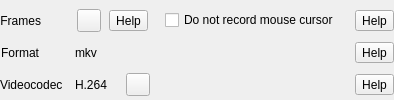
                 <widget class="QFrame" name="frame_video">
                  <property name="frameShape">
                   <enum>QFrame::Shape::NoFrame</enum>
                  </property>
                  <layout class="QVBoxLayout" name="verticalLayout_8">
                   <property name="leftMargin">
                    <number>0</number>
                   </property>
                   <property name="topMargin">
                    <number>0</number>
                   </property>
                   <property name="rightMargin">
                    <number>0</number>
                   </property>
                   <property name="bottomMargin">
                    <number>0</number>
                   </property>
                   <item>
                    <layout class="QGridLayout" name="gridLayoutFormatCodecs">
                     <item row="1" column="3" alignment="Qt::AlignmentFlag::AlignRight">
                      <widget class="QToolButton" name="help_screencast_nomousecursor">
                       <property name="toolTip">
                        <string>Help</string>
                       </property>
                       <property name="text">
                        <string notr="true">Help</string>
                       </property>
                      </widget>
                     </item>
                     <item row="3" column="1">
                      <layout class="QHBoxLayout" name="horizontalLayout_23">
                       <property name="leftMargin">
                        <number>6</number>
                       </property>
                       <item>
                        <widget class="QLabel" name="label_16">
                         <property name="text">
                          <string notr="true">H.264</string>
                         </property>
                        </widget>
                       </item>
                       <item>
                        <layout class="QHBoxLayout" name="horizontalLayout_openh264">
                         <property name="spacing">
                          <number>6</number>
                         </property>
                         <item alignment="Qt::AlignmentFlag::AlignVCenter">
                          <widget class="QLabel" name="label_36">
                           <property name="minimumSize">
                            <size>
                             <width>0</width>
                             <height>0</height>
                            </size>
                           </property>
                           <property name="maximumSize">
                            <size>
                             <width>28</width>
                             <height>28</height>
                            </size>
                           </property>
                           <property name="text">
                            <string notr="true"/>
                           </property>
                           <property name="pixmap">
                            <pixmap resource="../screencast.qrc">:/pictures/screencast/compress.png</pixmap>
                           </property>
                           <property name="scaledContents">
                            <bool>true</bool>
                           </property>
                          </widget>
                         </item>
                         <item>
                          <widget class="QToolButton" name="toolButtonOpenh264Reset">
                           <property name="toolTip">
                            <string>Reset</string>
                           </property>
                           <property name="text">
                            <string notr="true"/>
                           </property>
                           <property name="icon">
                            <iconset resource="../screencast.qrc">
                             <normaloff>:/pictures/screencast/undo.png</normaloff>:/pictures/screencast/undo.png</iconset>
                           </property>
                          </widget>
                         </item>
                        </layout>
                       </item>
                      </layout>
                     </item>
                     <item row="2" column="3" alignment="Qt::AlignmentFlag::AlignRight">
                      <widget class="QToolButton" name="help_screencast_format">
                       <property name="toolTip">
                        <string>Help</string>
                       </property>
                       <property name="text">
                        <string notr="true">Help</string>
                       </property>
                      </widget>
                     </item>
                     <item row="3" column="0">
                      <widget class="QLabel" name="labelVideoCodec">
                       <property name="text">
                        <string>Videocodec</string>
                       </property>
                      </widget>
                     </item>
                     <item row="2" column="0" alignment="Qt::AlignmentFlag::AlignLeft">
                      <widget class="QLabel" name="labelFormat">
                       <property name="text">
                        <string>Format</string>
                       </property>
                       <property name="alignment">
                        <set>Qt::AlignmentFlag::AlignRight|Qt::AlignmentFlag::AlignTrailing|Qt::AlignmentFlag::AlignVCenter</set>
                       </property>
                      </widget>
                     </item>
                     <item row="1" column="1">
                      <widget class="QFrame" name="frameFrames">
                       <property name="frameShape">
                        <enum>QFrame::Shape::NoFrame</enum>
                       </property>
                       <property name="frameShadow">
                        <enum>QFrame::Shadow::Raised</enum>
                       </property>
                       <layout class="QHBoxLayout" name="horizontalLayout_33">
                        <property name="spacing">
                         <number>6</number>
                        </property>
                        <property name="leftMargin">
                         <number>6</number>
                        </property>
                        <property name="topMargin">
                         <number>0</number>
                        </property>
                        <property name="rightMargin">
                         <number>0</number>
                        </property>
                        <property name="bottomMargin">
                         <number>0</number>
                        </property>
                        <item>
                         <widget class="QToolButton" name="toolButtonFramesReset">
                          <property name="toolTip">
                           <string>Reset</string>
                          </property>
                          <property name="text">
                           <string notr="true"/>
                          </property>
                          <property name="icon">
                           <iconset resource="../screencast.qrc">
                            <normaloff>:/pictures/screencast/undo.png</normaloff>:/pictures/screencast/undo.png</iconset>
                          </property>
                         </widget>
                        </item>
                        <item>
                         <widget class="QToolButton" name="help_screencast_frames">
                          <property name="toolTip">
                           <string>Help</string>
                          </property>
                          <property name="text">
                           <string notr="true">Help</string>
                          </property>
                         </widget>
                        </item>
                       </layout>
                      </widget>
                     </item>
                     <item row="1" column="2">
                      <widget class="QFrame" name="frame">
                       <layout class="QHBoxLayout" name="horizontalLayout_3">
                        <property name="topMargin">
                         <number>0</number>
                        </property>
                        <property name="bottomMargin">
                         <number>0</number>
                        </property>
                        <item>
                         <widget class="QCheckBox" name="checkBoxMouseCursorOnOff">
                          <property name="text">
                           <string>Do not record mouse cursor</string>
                          </property>
                         </widget>
                        </item>
                       </layout>
                      </widget>
                     </item>
                     <item row="1" column="0" alignment="Qt::AlignmentFlag::AlignLeft">
                      <widget class="QLabel" name="labelFrames">
                       <property name="text">
                        <string>Frames</string>
                       </property>
                       <property name="alignment">
                        <set>Qt::AlignmentFlag::AlignRight|Qt::AlignmentFlag::AlignTrailing|Qt::AlignmentFlag::AlignVCenter</set>
                       </property>
                      </widget>
                     </item>
                     <item row="2" column="2">
                      <spacer name="horizontalSpacer_5">
                       <property name="orientation">
                        <enum>Qt::Orientation::Horizontal</enum>
                       </property>
                       <property name="sizeType">
                        <enum>QSizePolicy::Policy::Expanding</enum>
                       </property>
                       <property name="sizeHint" stdset="0">
                        <size>
                         <width>40</width>
                         <height>20</height>
                        </size>
                       </property>
                      </spacer>
                     </item>
                     <item row="2" column="1">
                      <layout class="QVBoxLayout" name="verticalLayout_30">
                       <property name="leftMargin">
                        <number>6</number>
                       </property>
                       <item>
                        <widget class="QLabel" name="label_17">
                         <property name="text">
                          <string notr="true">mkv</string>
                         </property>
                        </widget>
                       </item>
                      </layout>
                     </item>
                     <item row="3" column="3">
                      <layout class="QVBoxLayout" name="verticalLayout_29">
                       <item alignment="Qt::AlignmentFlag::AlignRight">
                        <widget class="QToolButton" name="help_screencast_videocodec">
                         <property name="toolTip">
                          <string>Help</string>
                         </property>
                         <property name="text">
                          <string notr="true">Help</string>
                         </property>
                        </widget>
                       </item>
                      </layout>
                     </item>
                     <item row="0" column="3">
                      <spacer name="horizontalSpacer">
                       <property name="orientation">
                        <enum>Qt::Orientation::Horizontal</enum>
                       </property>
                       <property name="sizeType">
                        <enum>QSizePolicy::Policy::Preferred</enum>
                       </property>
                       <property name="sizeHint" stdset="0">
                        <size>
                         <width>40</width>
                         <height>5</height>
                        </size>
                       </property>
                      </spacer>
                     </item>
                    </layout>
                   </item>
                  </layout>
                 </widget>
